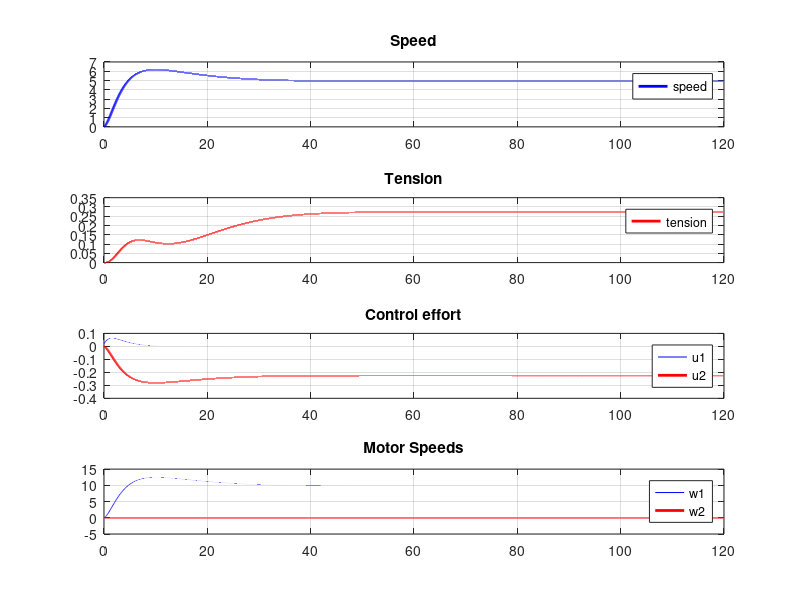

Recreate this plot in MATLAB.
clear;
load('result_data.mat')
y1 = y(:,1);
y2 = y(:,2);
u1 = u(:,1);
u2 = u(:,2);

w1 = x(:,1);
w2 = x(:,3);

figure(10)
subplot(411)
plot(time,y1,'b', 'LineWidth',2)
grid
title('Speed')
legend('speed');

subplot(412)
plot(time,y2,'r', 'LineWidth',2)
grid
title('Tension')
legend('tension');

subplot(413)
plot(time,u1,'b', time, u2, 'r', 'LineWidth',2)
%axis([0 Tsim -11 11])
title('Control effort')
legend('u1', 'u2');
grid

subplot(414)
plot(time,w1,'b', time, w2, 'r', 'LineWidth',2)
%axis([0 Tsim -11 11])
title('Motor Speeds')
legend('w1', 'w2');
grid